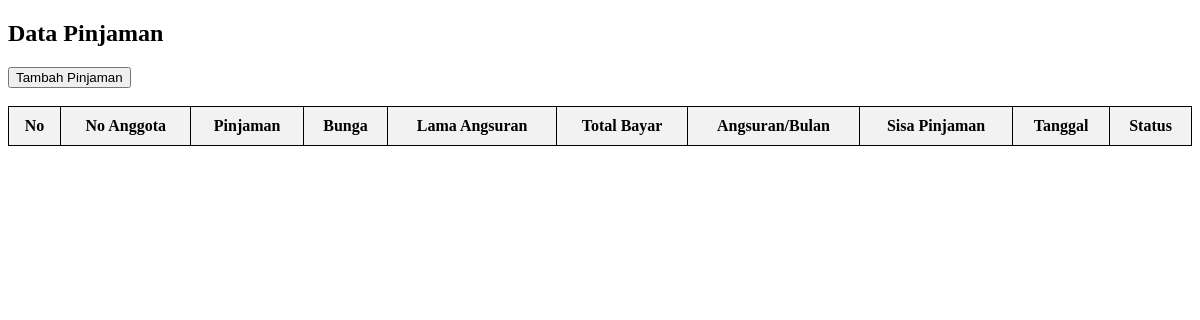
Page /data_pinjaman.php (signed in) on the earlier database version.
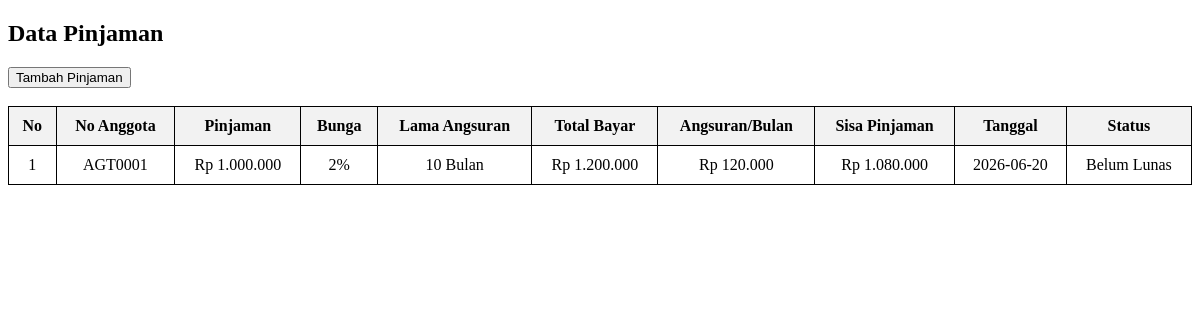
Same page on the later database version.
### tables this page shows
CREATE TABLE `pinjaman` (
  `id` int(11) NOT NULL AUTO_INCREMENT,
  `no_anggota` varchar(50) NOT NULL,
  `jumlah_pinjaman` int(11) NOT NULL,
  `lama_angsuran` int(11) NOT NULL,
  `bunga` float NOT NULL,
  `tanggal_pinjaman` date NOT NULL,
  `status` varchar(50) NOT NULL,
  PRIMARY KEY (`id`)
);

### functions.php (called while the page is built, shortened)
<?php
function koneksi()
{
    return mysqli_connect('localhost', 'root', '', 'db_koperasi');
}
function query($query)
{
    $conn = koneksi();
    $result = mysqli_query($conn, $query);
    $rows = [];
    while ($row = mysqli_fetch_assoc($result)) {
        $rows[] = $row;
    }
    return $rows;
}
function sisaPinjaman($id_pinjaman)
{
    $pinjaman = query("
        SELECT jumlah_pinjaman,
               bunga,
               lama_angsuran
        FROM pinjaman
        WHERE id = '$id_pinjaman'
    ");
    $jumlahPinjaman = $pinjaman[0]['jumlah_pinjaman'];
    $bunga = $pinjaman[0]['bunga'];
    $lama = $pinjaman[0]['lama_angsuran'];
    $totalPinjaman =
        $jumlahPinjaman +
        (($jumlahPinjaman * $bunga / 100) * $lama);
    $angsuran = query("
        SELECT SUM(jumlah_bayar) AS total
        FROM angsuran
        WHERE id_pinjaman = '$id_pinjaman'
    ");
    $totalBayar = $angsuran[0]['total'] ?? 0;
    return $totalPinjaman - $totalBayar;
}

### data_pinjaman.php (the view, shortened to what this page needs)
<?php
require 'functions.php';
$pinjaman = query("
SELECT *
FROM pinjaman
ORDER BY id DESC
");
?>
<!DOCTYPE html>
<html>
<head>
</head>
<body>
<h2>Data Pinjaman</h2>
<a href="tambah_pinjaman.php">
<button>Tambah Pinjaman</button>
</a>
<br><br>
<table>
<tr>
    <th>No</th>
    <th>No Anggota</th>
    <th>Pinjaman</th>
    <th>Bunga</th>
    <th>Lama Angsuran</th>
    <th>Total Bayar</th>
    <th>Angsuran/Bulan</th>
    <th>Sisa Pinjaman</th>
    <th>Tanggal</th>
    <th>Status</th>
</tr>
<?php $i=1; ?>
<?php foreach($pinjaman as $p) : ?>
<?php
$jumlah = $p['jumlah_pinjaman'];
$bunga = $p['bunga'];
$lama = $p['lama_angsuran'];
$totalBunga =
($jumlah * $bunga / 100) * $lama;
$totalBayar =
$jumlah + $totalBunga;
$angsuranPerBulan =
$totalBayar / $lama;
$sisa = sisaPinjaman($p['id']);
?>
<tr>
<td><?= $i++; ?></td>
<td><?= $p['no_anggota']; ?></td>
<td>
Rp <?= number_format($jumlah,0,',','.'); ?>
</td>
<td>
<?= $bunga; ?>%
</td>
<td>
<?= $lama; ?> Bulan
</td>
<td>
Rp <?= number_format($totalBayar,0,',','.'); ?>
</td>
<td>
Rp <?= number_format($angsuranPerBulan,0,',','.'); ?>
</td>
<td>
Rp <?= number_format($sisa,0,',','.'); ?>
</td>
<td>
<?= $p['tanggal_pinjaman']; ?>
</td>
<td>
<?= $p['status']; ?>
</td>
</tr>
<?php endforeach; ?>
</table>
</body>
</html>

Differences in the rows shown:
added pinjaman: no_anggota "AGT0001", jumlah_pinjaman "1.000.000", bunga "2", lama_angsuran "10", totalBayar "1.200.000", angsuranPerBulan "120.000", sisa "1.080.000", tanggal_pinjaman "2026-06-20", status "Belum Lunas"
